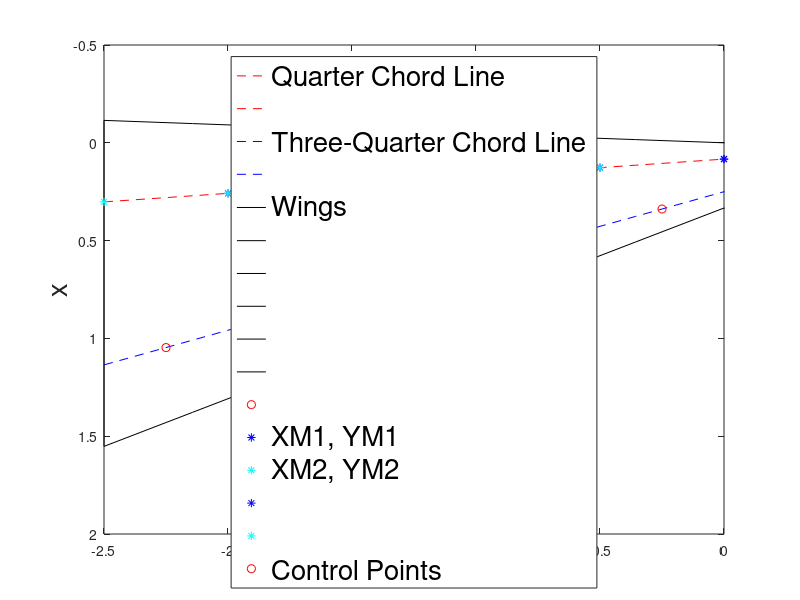
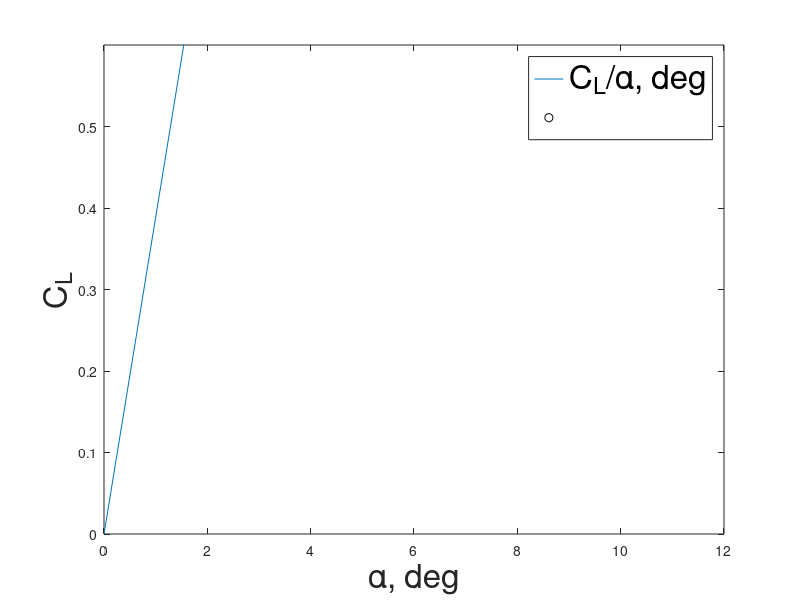

The MATLAB script that drew these images, in order:
%% Vortex Latice Method - Missle Aerodynamics Project 1: Due Aug. 20, 2021
close all; clear;

%% Panel, Aspect Ratio, and Length Input
n=input('How many panels would you like to calculate? \n');

if isempty(n);
    n=4;
elseif n==0;
    print('Please enter a value greater than 0. \n')
    n=input('How many panels would you like to calculate? \n')
end

ar = input('What is your aspect ratio? \n');
if isempty(ar);
    ar=3.55;
    %ar = 5;
end

b1 = input('What is your wingspan? \n');
if isempty(b1);
    b1 = 1;
end

tr = input('What is your taper ratio? \n');
if isempty(tr);
    %tr = 1;
    tr = 0.5;
end

% cr = input('What is your root chord length');
% if isempty(cr);
%     cr=.2;
% end

theta = input('What is your sweep angle (in degrees)? \n')
if isempty (theta);
    %theta = 45;
    theta = -45;
end

%% Misc. Calculations

ceq=(b1/ar);
cr = (ceq)*2/(1+tr);
ct = cr*tr;
thetaR=deg2rad(theta);
A=b1/(2*n);


%% Plot coordinates via functions, accounting for taper ratio and sweep

%quarter chord

g = @(x) ((.5*b1*tan(thetaR))/(.5*b1))*x+(1/4)*cr
fplot(g, [0 .5*b1], '--r') 
set (gca, 'YDir', 'reverse')
hold on 
gg = @(x) -((.5*b1*tan(thetaR))/(.5*b1))*x+(1/4)*cr
fplot(gg, [-.5*b1 0], '--r')


% 3-Quarter Chord Line

f = @(x) ((.5*b1*tan(thetaR)+(1/2)*ct-(2/4)*cr)/(.5*b1))*x+(3/4)*cr
fplot(f, [0 .5*b1], '--b')
ff = @(x) -((.5*b1*tan(thetaR)+(1/2)*ct-(2/4)*cr)/(.5*b1))*x+(3/4)*cr
fplot(ff, [-.5*b1 0], '--b')

% wings

h = @(x) ((g(.5*b1)-(1/4)*ct)/(.5*b1))*x
hh = @(x) -((g(.5*b1)-(1/4)*ct)/(.5*b1))*x
fplot(h, [0 0.5*b1], 'k')
fplot(hh, [-.5*b1 0], 'k')

j = @(x) ((((g(.5*b1)+(3/4)*ct))-cr)/(.5*b1))*x + cr
jj= @(x) -((((g(.5*b1)+(3/4)*ct))-cr)/(.5*b1))*x + cr
fplot(j, [0 0.5*b1], 'k')
fplot(jj, [-.5*b1 0], 'k')

rstx = .5*b1;
rsty = g(rstx) - (1/4)*ct;
rsbx = rstx;
rsby = g(rstx) + (3/4)*ct;
plot([rstx rsbx], [rsty rsby], 'k')
plot([-rstx -rsbx], [rsty rsby], 'k')
xlabel('y', 'FontSize', 20);
ylabel('x', 'FontSize', 20)


%% Finding individual points and plotting
for i=1:n
    y1n(i) = (i-1)*(.5*b1)/n;
    y2n(i) = (i-1)*(.5*b1)/n + (.5*b1)/n;
    ym(i) = (i-1)*(.5*b1)/n + (.5*b1)/(2*n);
end
    x1n = g(y1n);
    x2n = g(y2n);
    xm = f(ym);
    
plot(ym, xm, 'or')
plot(y1n, x1n, '*b')
plot(y2n, x2n, '*c')
plot(-y1n, x1n, '*b')
plot(-y2n, x2n, '*c')
plot(-ym, xm, 'or')

legend('Quarter Chord Line', '', 'Three-Quarter Chord Line', '', 'Wings', '', '', '', '', '', '', 'XM1, YM1', 'XM2, YM2', ...
    '', '', 'Control Points', 'FontSize', 20, 'Location', 'North')

%% Calculating ws

for i=1:n
    for ii=1:n 
        a(ii) = 1/((xm(ii)-x1n(i))*(ym(ii)-(y2n(i)))-(xm(ii)-x2n(i))*(ym(ii)-y1n(i)));
        b(ii) = (((x2n(i)-x1n(i))*(xm(ii)-x1n(i))+(y2n(i)-y1n(i))*((ym(ii)-y1n(i)))))/sqrt((xm(ii)-x1n(i))^2+(ym(ii)-y1n(i))^2);
        c(ii) = ((x2n(i)-x1n(i))*(xm(ii)-x2n(i))+(y2n(i)-y1n(i))*((ym(ii)-y2n(i))))/(sqrt((xm(ii)-x2n(i))^2+(ym(ii)-y2n(i))^2));
        d(ii) = (1/(y1n(i)-ym(ii)))*(1+((xm(ii)-x1n(i))/(sqrt((xm(ii)-x1n(i))^2+(ym(ii)-y1n(i))^2))));
        e(ii) = (1/(y2n(i)-ym(ii)))*(1+((xm(ii)-x2n(i))/(sqrt((xm(ii)-x2n(i))^2+(ym(ii)-y2n(i))^2))));
        ws(ii,i) = a(ii)*(b(ii)-c(ii))+d(ii)-e(ii);
    end
end

%% Switching y values for port side
y1n=-y1n;
y2n=-y2n;

%% Calculating wp
for i=1:n
    for ii=1:n 
        a(ii) = 1/((xm(ii)-x1n(i))*(ym(ii)-(y2n(i)))-(xm(ii)-x2n(i))*(ym(ii)-y1n(i)));
        b(ii) = (((x2n(i)-x1n(i))*(xm(ii)-x1n(i))+(y2n(i)-y1n(i))*((ym(ii)-y1n(i)))))/sqrt((xm(ii)-x1n(i))^2+(ym(ii)-y1n(i))^2);
        c(ii) = ((x2n(i)-x1n(i))*(xm(ii)-x2n(i))+(y2n(i)-y1n(i))*((ym(ii)-y2n(i))))/(sqrt((xm(ii)-x2n(i))^2+(ym(ii)-y2n(i))^2));
        d(ii) = (1/(y1n(i)-ym(ii)))*(1+((xm(ii)-x1n(i))/(sqrt((xm(ii)-x1n(i))^2+(ym(ii)-y1n(i))^2))));
        e(ii) = (1/(y2n(i)-ym(ii)))*(1+((xm(ii)-x2n(i))/(sqrt((xm(ii)-x2n(i))^2+(ym(ii)-y2n(i))^2))));
        wp(ii,i) = a(ii)*(b(ii)-c(ii))+d(ii)-e(ii);
    end
end

%% Flip the sign? I guess it makes sense that it's negative since you sum them?
ws;
wp=-wp;
w=ws+wp;

%% Determine the strength of each of the vortices (gamma) by taking the inverse. I for some reason have to make it negative to get the right answer.
gamma=-sum(inv(w), 2); %true gamma is this multiplied by 4*pi*b*U_inf*alpha

%% Calculate lift (l)
l=sum(gamma); %true lift is this multiplied by p_inf*U_inf^2*b^2*pi*alpha

%% Lift coefficient (cl)
l1=l*2*ar;
cl=l1*pi; %this is PER radians
cld=(cl/180)*pi; %this is PER degree

%% Plot lift coefficient
figure(2);
liftcoef = @(x) cld*x;
fplot(liftcoef, [0 10])
dots = [2:2:10];
dotsy = liftcoef(dots);

hold on 
axis([0 12 0 .6])

plot(dots, dotsy, 'ok')
ylabel('C_L', 'FontSize', 24)
xlabel('\alpha, deg', 'FontSize', 24)

legend('C_L/\alpha, deg', '', 'FontSize', 24)


